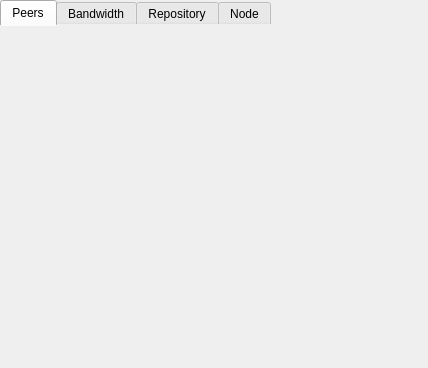
<?xml version="1.0" encoding="UTF-8"?>
<ui version="4.0">
 <class>IPFSInfosDialog</class>
 <widget class="QDialog" name="IPFSInfosDialog">
  <property name="geometry">
   <rect>
    <x>0</x>
    <y>0</y>
    <width>428</width>
    <height>368</height>
   </rect>
  </property>
  <property name="windowTitle">
   <string>Dialog</string>
  </property>
  <property name="styleSheet">
   <string notr="true"/>
  </property>
  <layout class="QVBoxLayout" name="verticalLayout_2">
   <property name="spacing">
    <number>0</number>
   </property>
   <property name="leftMargin">
    <number>0</number>
   </property>
   <property name="topMargin">
    <number>0</number>
   </property>
   <property name="rightMargin">
    <number>0</number>
   </property>
   <property name="bottomMargin">
    <number>0</number>
   </property>
   <item>
    <layout class="QVBoxLayout" name="verticalLayout">
     <property name="spacing">
      <number>0</number>
     </property>
     <item>
      <widget class="QTabWidget" name="tabWidget">
       <property name="styleSheet">
        <string notr="true">QTabWidget::pane {
    border:0;
}
</string>
       </property>
       <property name="currentIndex">
        <number>0</number>
       </property>
       <widget class="QWidget" name="tab_4">
        <attribute name="title">
         <string>Peers</string>
        </attribute>
        <layout class="QVBoxLayout" name="verticalLayout_6">
         <item>
          <layout class="QVBoxLayout" name="peersStatsLayout"/>
         </item>
        </layout>
       </widget>
       <widget class="QWidget" name="tab_3">
        <attribute name="title">
         <string>Bandwidth</string>
        </attribute>
        <layout class="QVBoxLayout" name="verticalLayout_5">
         <item>
          <layout class="QVBoxLayout" name="bwRateStatsLayout"/>
         </item>
        </layout>
       </widget>
       <widget class="QWidget" name="tab">
        <attribute name="title">
         <string>Repository</string>
        </attribute>
        <layout class="QGridLayout" name="gridLayout_2">
         <item row="1" column="0">
          <layout class="QGridLayout" name="gridLayout">
           <property name="sizeConstraint">
            <enum>QLayout::SetDefaultConstraint</enum>
           </property>
           <item row="1" column="1">
            <widget class="QLabel" name="repoSize">
             <property name="text">
              <string/>
             </property>
            </widget>
           </item>
           <item row="2" column="0">
            <widget class="QLabel" name="label_5">
             <property name="text">
              <string>Maximum storage</string>
             </property>
            </widget>
           </item>
           <item row="0" column="0">
            <widget class="QLabel" name="label">
             <property name="text">
              <string>Objects count</string>
             </property>
            </widget>
           </item>
           <item row="0" column="1">
            <widget class="QLabel" name="repoObjCount">
             <property name="text">
              <string/>
             </property>
            </widget>
           </item>
           <item row="2" column="1">
            <widget class="QLabel" name="repoMaxStorage">
             <property name="text">
              <string/>
             </property>
            </widget>
           </item>
           <item row="1" column="0">
            <widget class="QLabel" name="label_3">
             <property name="text">
              <string>Repository size</string>
             </property>
            </widget>
           </item>
           <item row="3" column="0">
            <widget class="QLabel" name="label_7">
             <property name="text">
              <string>Version</string>
             </property>
            </widget>
           </item>
           <item row="3" column="1">
            <widget class="QLabel" name="repoVersion">
             <property name="text">
              <string/>
             </property>
            </widget>
           </item>
          </layout>
         </item>
         <item row="2" column="0">
          <spacer name="verticalSpacer">
           <property name="orientation">
            <enum>Qt::Vertical</enum>
           </property>
           <property name="sizeHint" stdset="0">
            <size>
             <width>20</width>
             <height>40</height>
            </size>
           </property>
          </spacer>
         </item>
         <item row="0" column="0">
          <spacer name="verticalSpacer_3">
           <property name="orientation">
            <enum>Qt::Vertical</enum>
           </property>
           <property name="sizeType">
            <enum>QSizePolicy::Maximum</enum>
           </property>
           <property name="sizeHint" stdset="0">
            <size>
             <width>20</width>
             <height>20</height>
            </size>
           </property>
          </spacer>
         </item>
        </layout>
       </widget>
       <widget class="QWidget" name="tab_2">
        <attribute name="title">
         <string>Node</string>
        </attribute>
        <layout class="QVBoxLayout" name="verticalLayout_3">
         <item>
          <spacer name="verticalSpacer_4">
           <property name="orientation">
            <enum>Qt::Vertical</enum>
           </property>
           <property name="sizeType">
            <enum>QSizePolicy::Maximum</enum>
           </property>
           <property name="sizeHint" stdset="0">
            <size>
             <width>20</width>
             <height>20</height>
            </size>
           </property>
          </spacer>
         </item>
         <item>
          <layout class="QGridLayout" name="gridLayout_3">
           <item row="1" column="1">
            <widget class="QLabel" name="agentVersion">
             <property name="text">
              <string/>
             </property>
            </widget>
           </item>
           <item row="2" column="1">
            <widget class="QLabel" name="protocolVersion">
             <property name="text">
              <string/>
             </property>
            </widget>
           </item>
           <item row="2" column="0">
            <widget class="QLabel" name="label_4">
             <property name="text">
              <string>Protocol version</string>
             </property>
            </widget>
           </item>
           <item row="1" column="0">
            <widget class="QLabel" name="label_6">
             <property name="text">
              <string>Agent version</string>
             </property>
            </widget>
           </item>
           <item row="0" column="0">
            <widget class="QLabel" name="label_2">
             <property name="text">
              <string>ID</string>
             </property>
            </widget>
           </item>
           <item row="0" column="1">
            <widget class="QLabel" name="nodeId">
             <property name="text">
              <string/>
             </property>
             <property name="textInteractionFlags">
              <set>Qt::LinksAccessibleByMouse|Qt::TextSelectableByMouse</set>
             </property>
            </widget>
           </item>
          </layout>
         </item>
         <item>
          <spacer name="verticalSpacer_2">
           <property name="orientation">
            <enum>Qt::Vertical</enum>
           </property>
           <property name="sizeHint" stdset="0">
            <size>
             <width>20</width>
             <height>40</height>
            </size>
           </property>
          </spacer>
         </item>
        </layout>
       </widget>
      </widget>
     </item>
    </layout>
   </item>
  </layout>
 </widget>
 <resources/>
 <connections/>
</ui>
